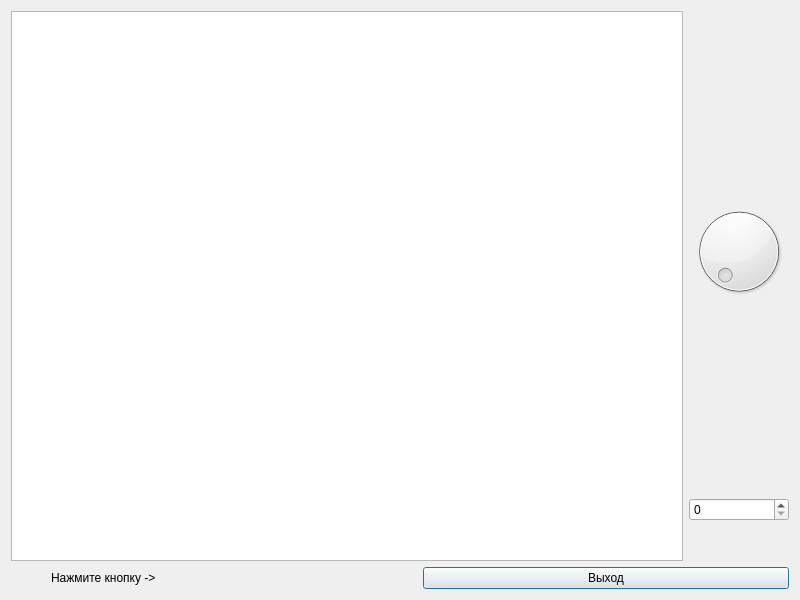
<?xml version="1.0" encoding="UTF-8"?>
<ui version="4.0">
 <class>DialogEx2</class>
 <widget class="QDialog" name="DialogEx2">
  <property name="geometry">
   <rect>
    <x>0</x>
    <y>0</y>
    <width>800</width>
    <height>600</height>
   </rect>
  </property>
  <property name="windowTitle">
   <string>DialogEx2</string>
  </property>
  <layout class="QVBoxLayout" name="verticalLayout_2">
   <item>
    <layout class="QHBoxLayout" name="horizontalLayout_2">
     <item>
      <widget class="QTextEdit" name="textEdit"/>
     </item>
     <item>
      <layout class="QVBoxLayout" name="verticalLayout">
       <item>
        <widget class="QDial" name="dial"/>
       </item>
       <item>
        <widget class="QSpinBox" name="spinBox"/>
       </item>
       <item>
        <spacer name="verticalSpacer">
         <property name="orientation">
          <enum>Qt::Vertical</enum>
         </property>
         <property name="sizeType">
          <enum>QSizePolicy::Minimum</enum>
         </property>
         <property name="sizeHint" stdset="0">
          <size>
           <width>20</width>
           <height>40</height>
          </size>
         </property>
        </spacer>
       </item>
      </layout>
     </item>
    </layout>
   </item>
   <item>
    <layout class="QHBoxLayout" name="horizontalLayout">
     <item>
      <spacer name="horizontalSpacer">
       <property name="orientation">
        <enum>Qt::Horizontal</enum>
       </property>
       <property name="sizeType">
        <enum>QSizePolicy::Minimum</enum>
       </property>
       <property name="sizeHint" stdset="0">
        <size>
         <width>40</width>
         <height>20</height>
        </size>
       </property>
      </spacer>
     </item>
     <item>
      <widget class="QLabel" name="label">
       <property name="text">
        <string>Нажмите кнопку -&gt;</string>
       </property>
      </widget>
     </item>
     <item>
      <widget class="QPushButton" name="btnExit">
       <property name="text">
        <string>Выход</string>
       </property>
      </widget>
     </item>
    </layout>
   </item>
  </layout>
 </widget>
 <resources/>
 <connections>
  <connection>
   <sender>dial</sender>
   <signal>sliderMoved(int)</signal>
   <receiver>spinBox</receiver>
   <slot>setValue(int)</slot>
   <hints>
    <hint type="sourcelabel">
     <x>731</x>
     <y>161</y>
    </hint>
    <hint type="destinationlabel">
     <x>740</x>
     <y>289</y>
    </hint>
   </hints>
  </connection>
  <connection>
   <sender>spinBox</sender>
   <signal>valueChanged(int)</signal>
   <receiver>dial</receiver>
   <slot>setValue(int)</slot>
   <hints>
    <hint type="sourcelabel">
     <x>715</x>
     <y>293</y>
    </hint>
    <hint type="destinationlabel">
     <x>712</x>
     <y>244</y>
    </hint>
   </hints>
  </connection>
  <connection>
   <sender>btnExit</sender>
   <signal>clicked()</signal>
   <receiver>DialogEx2</receiver>
   <slot>reject()</slot>
   <hints>
    <hint type="sourcelabel">
     <x>723</x>
     <y>572</y>
    </hint>
    <hint type="destinationlabel">
     <x>743</x>
     <y>507</y>
    </hint>
   </hints>
  </connection>
  <connection>
   <sender>spinBox</sender>
   <signal>textChanged(QString)</signal>
   <receiver>textEdit</receiver>
   <slot>append(QString)</slot>
   <hints>
    <hint type="sourcelabel">
     <x>758</x>
     <y>280</y>
    </hint>
    <hint type="destinationlabel">
     <x>630</x>
     <y>424</y>
    </hint>
   </hints>
  </connection>
 </connections>
</ui>
